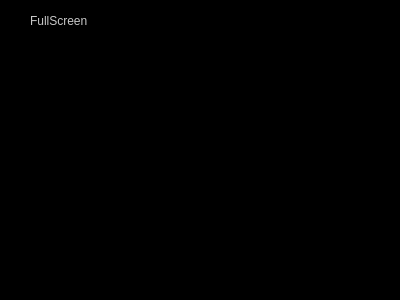
<?xml version="1.0" encoding="UTF-8"?>
<ui version="4.0">
 <class>Gap_Overlay_2</class>
 <widget class="QWidget" name="Gap_Overlay_2">
  <property name="geometry">
   <rect>
    <x>0</x>
    <y>0</y>
    <width>400</width>
    <height>300</height>
   </rect>
  </property>
  <property name="windowTitle">
   <string>Form</string>
  </property>
  <property name="styleSheet">
   <string notr="true">color: rgb(200, 200, 200);
alternate-background-color: rgb(32 32, 32);
background-color: rgb(0, 0, 0);
font: 57 14pt &quot;DINPro-Medium&quot;;</string>
  </property>
  <layout class="QVBoxLayout" name="verticalLayout">
   <item>
    <widget class="QCheckBox" name="checkBox">
     <property name="text">
      <string>FullScreen</string>
     </property>
    </widget>
   </item>
   <item>
    <widget class="QTableWidget" name="tableWidget">
     <property name="frameShape">
      <enum>QFrame::NoFrame</enum>
     </property>
     <property name="frameShadow">
      <enum>QFrame::Plain</enum>
     </property>
     <property name="lineWidth">
      <number>0</number>
     </property>
    </widget>
   </item>
  </layout>
 </widget>
 <resources/>
 <connections/>
</ui>
